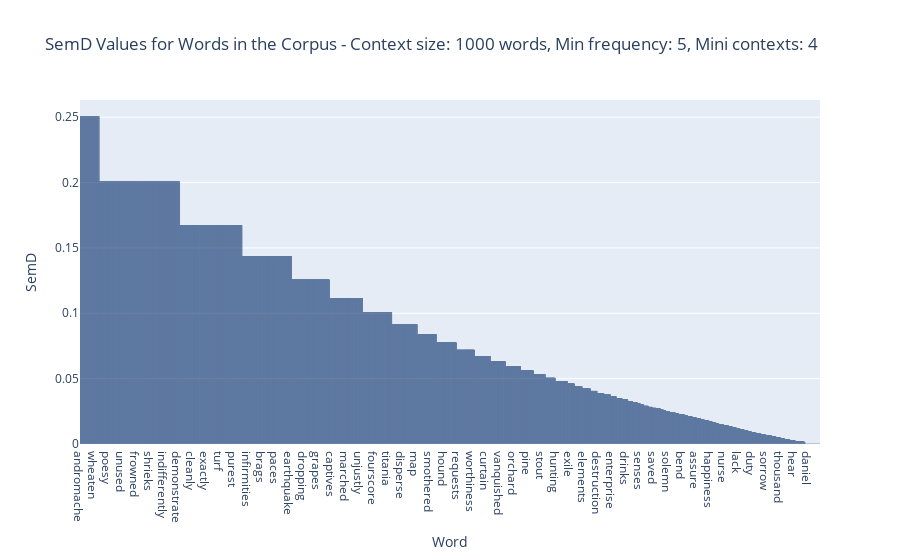

Source (notebook cell):
### Code cell
# Plot the semD values using plotly

fig = px.bar(df, x='Word', y='SemD', title='SemD Values for Words in the Corpus - Context size: 1000 words, Min frequency: 5, Mini contexts: 4 ')

# add color to the plot
fig.update_traces(marker_color='rgb(158,202,225)', marker_line_color='rgb(8,48,107)',
                  marker_line_width=1.5, opacity=0.6)
fig.show()

### Figure 1 — Plotly figure (JSON) as saved in the notebook; plotly's stock layout.template omitted (floating-point values rounded to 4 significant figures; data arrays with more than 128 entries replaced by an {"elided": "..."} marker saying what was removed)
{"data": [{"alignmentgroup": "True", "hovertemplate": "Word=%{x}<br>SemD=%{y}<extra></extra>", "legendgroup": "", "marker": {"color": "rgb(158,202,225)", "line": {"color": "rgb(8,48,107)", "width": 1.5}, "pattern": {"shape": ""}}, "name": "", "offsetgroup": "", "opacity": 0.6, "orientation": "v", "showlegend": false, "textposition": "auto", "type": "bar", "x": {"elided": "8824 str values"}, "xaxis": "x", "y": {"elided": "8824 float values"}, "yaxis": "y"}], "layout": {"barmode": "relative", "legend": {"tracegroupgap": 0}, "title": {"text": "SemD Values for Words in the Corpus - Context size: 1000 words, Min frequency: 5, Mini contexts: 4 "}, "xaxis": {"anchor": "y", "domain": [0, 1], "title": {"text": "Word"}}, "yaxis": {"anchor": "x", "domain": [0, 1], "title": {"text": "SemD"}}}}
